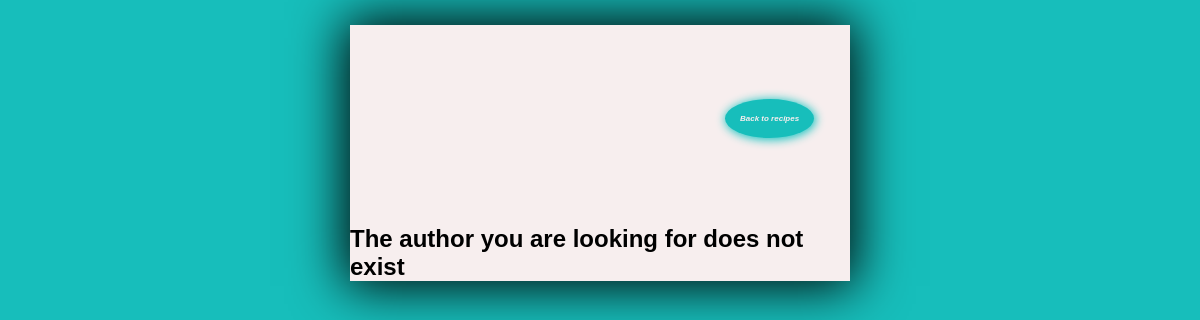
Before: /author/4/ with the older database file.
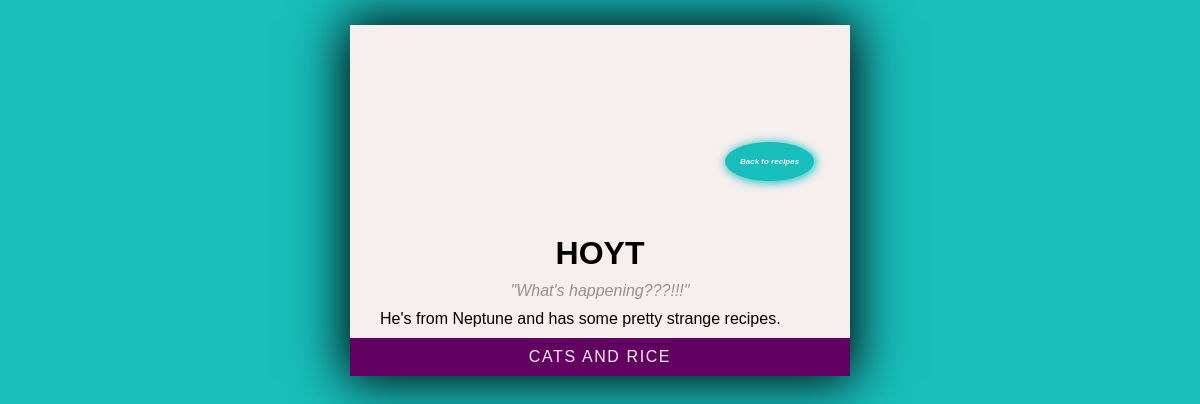
After: the same page with the newer database file.
### homepage/models.py (models this page shows, shortened)
class Author(models.Model):
    name = models.CharField(max_length=80)
    bio = models.TextField()
    quote = models.CharField(max_length=50, default="Just another cook")
    class Meta:
        ordering = ('name',)

class Recipe(models.Model):
    title = models.CharField(max_length=50)
    author = models.ForeignKey(Author, on_delete=models.CASCADE)
    description = models.TextField()
    time_required = models.CharField(max_length=50)
    instructions = models.TextField()
    class Meta:
        ordering = ('title',)

### homepage/views.py (the view)
# urls.py: path('author/<int:author_id>/', author),
def author(request, author_id):
    author_info = Author.objects.filter(id=author_id).first()
    recipe_list = Recipe.objects.filter(author=author_info)
    return render(request, "author.html", {"author": author_info, "recipes": recipe_list})

### templates/author.html (shortened to what this page needs)
{% load static %}
<!DOCTYPE html>
<html lang="en">
  <head>
    <link rel="stylesheet" href="{% static 'css/style.css' %}" />
  </head>
  <body>
    <div class="card">
      <div class="header">
        <div class="button">
          <a href="/"><i class="link">Back to recipes</i></a>
        </div>
      </div>
      {% if not author %}
      <h2>The author you are looking for does not exist</h2>
      {% else %}
      <h1 class="title">{{ author.name }}</h1>
      <i class="summary">{{ author.quote }}</i>
      <p class="info">{{ author.bio }}</p>
      <ul>
        {% for recipe in recipes %}
        <li>
          <a class="bar" href="/recipe/{{ recipe.id }}/">{{ recipe.title }}</a>
        </li>
        {% endfor %}
      </ul>
      {% endif %}
    </div>
  </body>
</html>

### static/css/style.css (style rules this page uses)
* { margin: 0; padding: 0; font-family: "Trebuchet MS", sans-serif; list-style-type: none; text-decoration: none; -webkit-box-sizing: border-box; -moz-box-sizing: border-box; -o-box-sizing: border-box; box-sizing: border-box; }
body { height: 100%; background-color: #17bebb; }
.card { position: relative; background: rgb(247, 238, 238); max-width: 500px; margin: 25px auto; box-shadow: 0px 0px 50px 5px black; }
.header { background-size: cover; min-height: 200px; }
.button a .link { position: absolute; left: 75%; bottom: 55.7%; background: #17bebb; color: rgb(247, 238, 238); font-size: 0.5em; font-weight: bold; text-align: center; padding: 15px; border-radius: 50%; box-shadow: 1px 1px 10px 1px #19c5c2; }
.title { color: black; display: block; position: relative; text-align: center; text-transform: uppercase; margin: 10px 25px; }
.summary { color: #969090; margin: 0 30px; display: block; position: relative; text-align: center; }
.info { margin: 10px 30px; }
a.bar { display: block; background: rgb(97, 0, 97); color: rgb(247, 238, 238); position: relative; text-transform: uppercase; letter-spacing: 0.1em; text-align: center; padding: 10px; transition: 250ms; }

Changed rows visible on the page:
added Author: name "HOYT", quote "\"What's happening???!!!\"", bio "He's from Neptune and has some pretty strange recipes."
added Recipe: title "CATS AND RICE"
Other visible differences:
text no longer shown: "The author you are looking for does not exist"
